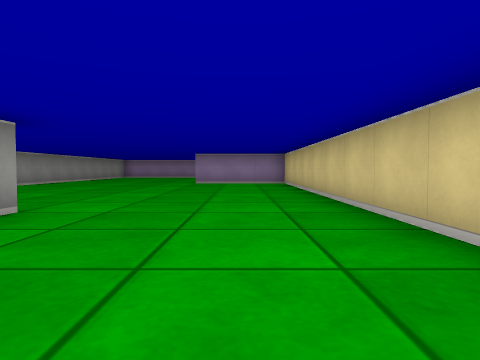
view 1 (above)

13 first-person views from a walk through a cub3D level. The camera is about half as high as the walls, tilts 2° down and sees 75° across. The floor is counted in squares. Each view is taken from the middle of a square. On the plan, view 1 faces up. The plan holds only what a view shows up to about 9 squares ahead; the rest is blank.

view 2
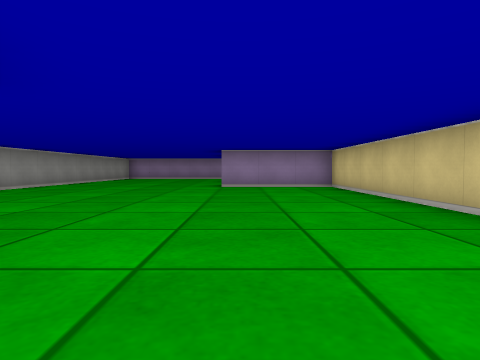

view 3
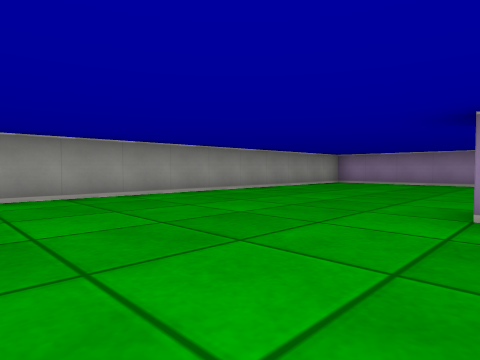

view 4
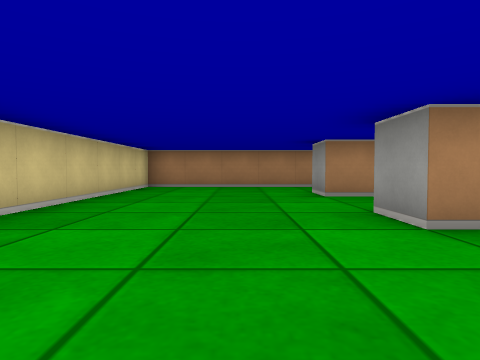

view 5
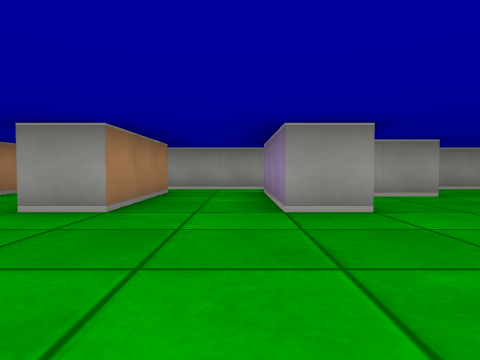

view 6
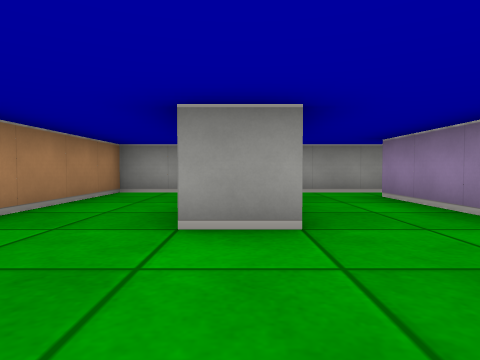

view 7
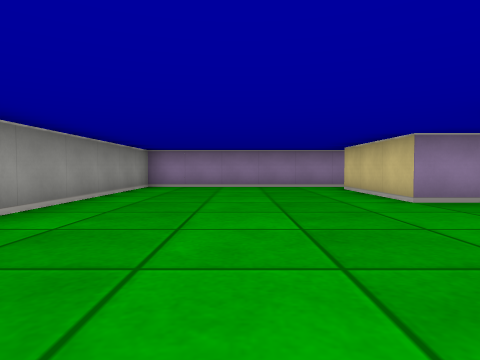

view 8
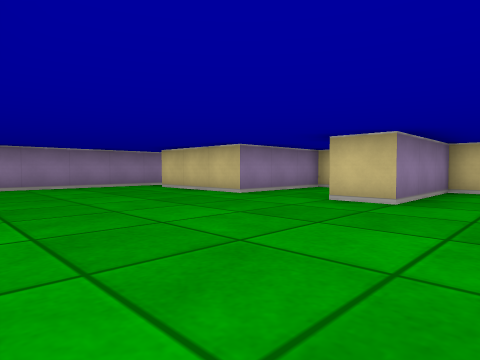

view 9
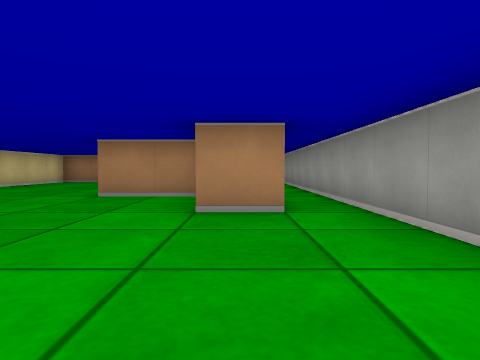

view 10
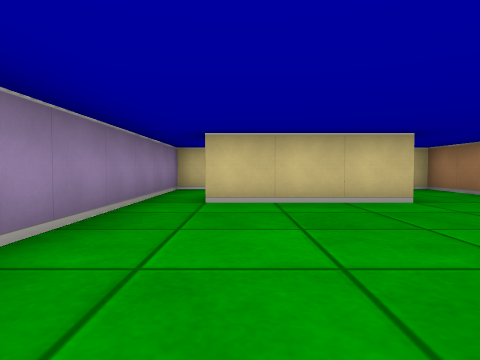

view 11
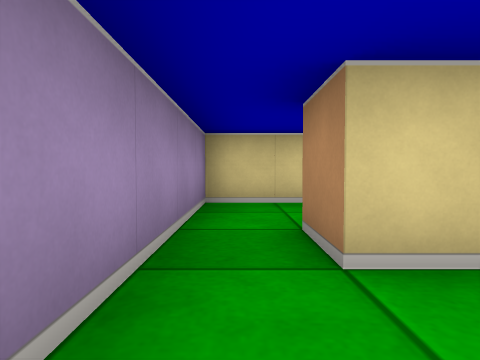

view 12
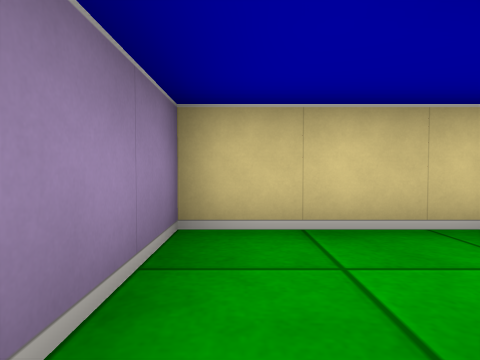

view 13
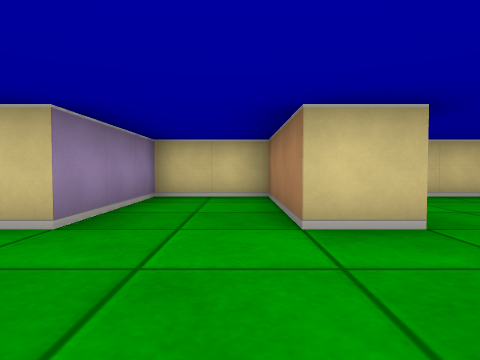

### Floor plan
Ten units are one square. View 1 is at (0, 0); x grows to the right and y downward. Boxes are objects, and circles mark ways between rooms. Rooms are numbered by the first view taken in them; rooms with no view inside come last. Other rooms are left out.
<svg viewBox="-70 -180 90 210">
<path fill="none" stroke="#000" d="M-55 -55 -45 -55 -45 -42M-42 -35 -25 -35 -25 -25 -55 -25M-55 -5 -25 -5 -25 5M-15 -175 -65 -175 -65 25 15 25 15 -105 -15 -105 -15 -115 15 -115 15 -135 -15 -135 -15 -165M-15 -165 -5 -165M15 -150 15 -175 -15 -175"/>
<circle cx="-10" cy="-170" r="3" fill="#2a7"/>
<text x="-30" y="-70">1</text>
<text x="0" y="-160">2</text>
</svg>
Room 1 opens to room 2.

Where each view was taken, in squares from view 1:
view 1: 0 up, 0 right, facing up
view 2: 2 up, 1 left, facing up
view 3: 7 up, 1 left, facing up-left
view 4: 6 up, 1 left, facing down
view 5: 2 up, 1 right, facing left
view 6: 0 up, 0 right, facing left
view 7: 9 up, 4 left, facing up
view 8: 9 up, 6 left, facing up-right
view 9: 9 up, 5 left, facing down
view 10: 16 up, 6 left, facing right
view 11: 17 up, 3 left, facing right
view 12: 17 up, 1 left, facing right
view 13: 12 up, 4 left, facing right
